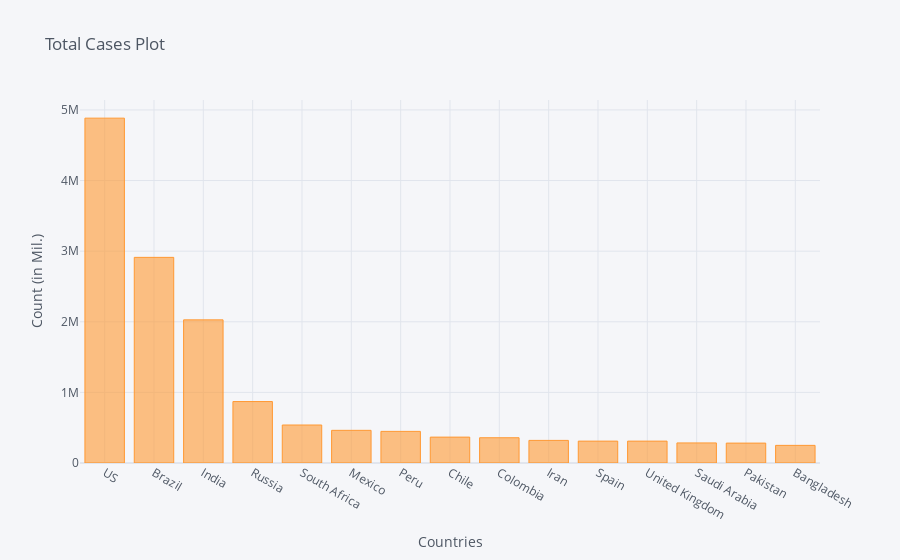

Source (notebook cell):
### Code cell
corona_dframe_agg_plot.iplot(kind='bar', x='Country/Region', y='8/6/20',
                             title='Total Cases Plot',xTitle='Countries',yTitle='Count (in Mil.)')

### Figure 1 — Plotly figure (JSON) as saved in the notebook; plotly's stock layout.template omitted (floating-point values rounded to 4 significant figures)
{"data": [{"marker": {"color": "rgba(255, 153, 51, 0.6)", "line": {"color": "rgba(255, 153, 51, 1.0)", "width": 1}}, "name": "8/6/20", "orientation": "v", "text": "", "type": "bar", "x": ["US", "Brazil", "India", "Russia", "South Africa", "Mexico", "Peru", "Chile", "Colombia", "Iran", "Spain", "United Kingdom", "Saudi Arabia", "Pakistan", "Bangladesh"], "y": [4883582, 2912212, 2027074, 870187, 538184, 462690, 447624, 366671, 357710, 320117, 309855, 309796, 284226, 281863, 249651]}], "layout": {"legend": {"bgcolor": "#F5F6F9", "font": {"color": "#4D5663"}}, "paper_bgcolor": "#F5F6F9", "plot_bgcolor": "#F5F6F9", "title": {"font": {"color": "#4D5663"}, "text": "Total Cases Plot"}, "xaxis": {"gridcolor": "#E1E5ED", "showgrid": true, "tickfont": {"color": "#4D5663"}, "title": {"font": {"color": "#4D5663"}, "text": "Countries"}, "zerolinecolor": "#E1E5ED"}, "yaxis": {"gridcolor": "#E1E5ED", "showgrid": true, "tickfont": {"color": "#4D5663"}, "title": {"font": {"color": "#4D5663"}, "text": "Count (in Mil.)"}, "zerolinecolor": "#E1E5ED"}}}
